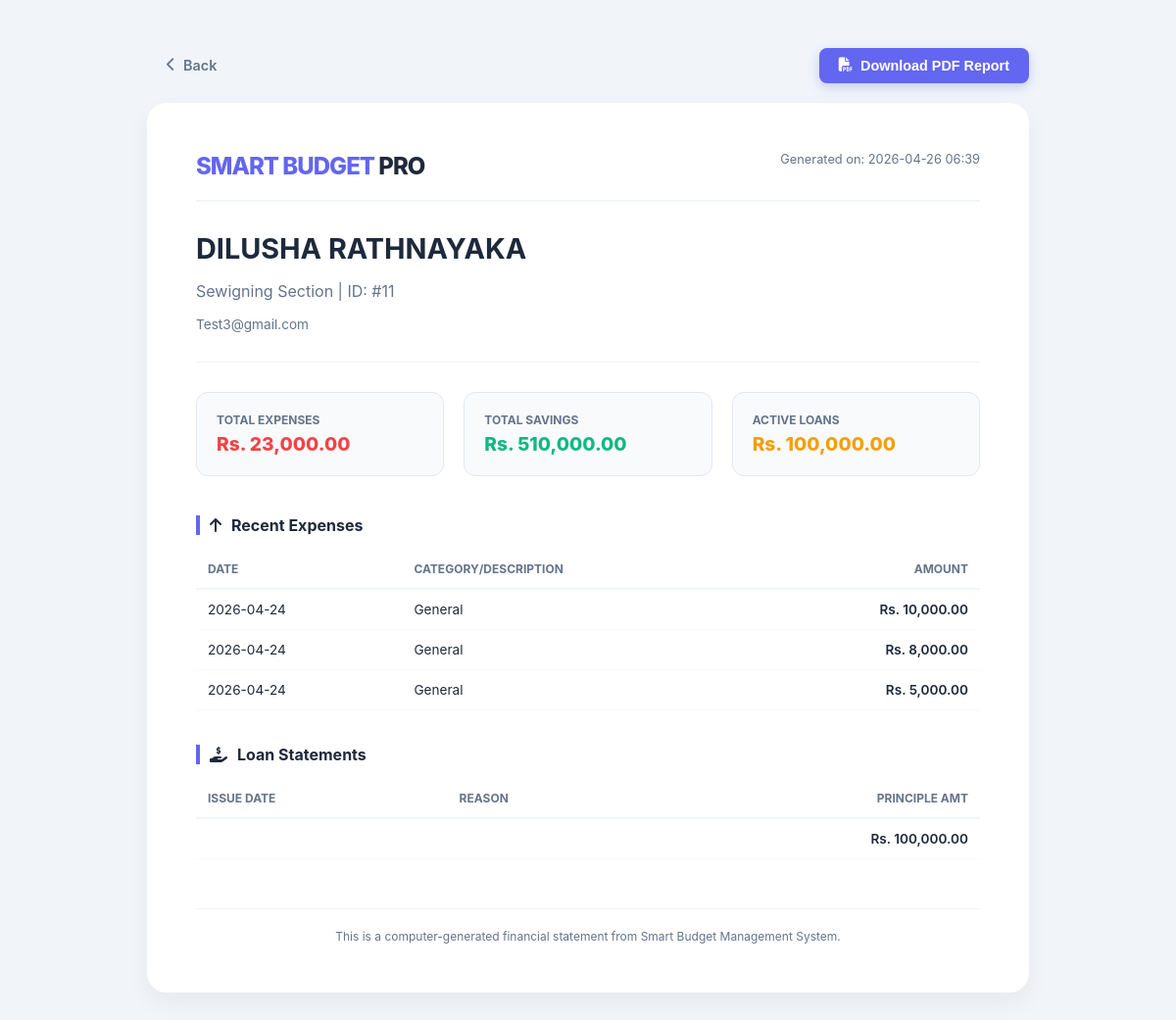
/view_user_details.php?id=11, run on the app's committed database.
### tables this page shows
CREATE TABLE `users` (
  `user_id` int NOT NULL,
  `full_name` varchar(100) NOT NULL,
  `email` varchar(150) NOT NULL,
  `nic` varchar(12) NOT NULL,
  `phone` varchar(15) DEFAULT NULL,
  `factory` varchar(100) DEFAULT NULL,
  `department` varchar(100) DEFAULT NULL,
  `role` enum('admin','supervisor','user') DEFAULT 'user',
  `lang` enum('en','si','ta') DEFAULT 'en',
  `password_hash` varchar(255) NOT NULL,
  `created_at` timestamp NULL DEFAULT CURRENT_TIMESTAMP,
  `profile_pic` varchar(255) DEFAULT 'default_avatar.png'
);

CREATE TABLE `expense_records` (
  `id` int NOT NULL,
  `user_id` int NOT NULL,
  `amount` decimal(10,2) NOT NULL,
  `category` varchar(100) DEFAULT NULL,
  `note` text,
  `type` enum('Fixed','Variable') DEFAULT 'Variable',
  `description` text,
  `date` date NOT NULL,
  `created_at` timestamp NULL DEFAULT CURRENT_TIMESTAMP
);

CREATE TABLE `loans` (
  `id` int NOT NULL,
  `user_id` int NOT NULL,
  `loan_source` varchar(100) NOT NULL,
  `total_amount` decimal(10,2) NOT NULL,
  `monthly_repayment` decimal(10,2) NOT NULL,
  `due_date` date NOT NULL,
  `payment_status` varchar(20) DEFAULT 'Pending',
  `status` enum('Active','Paid') DEFAULT 'Active',
  `created_at` timestamp NULL DEFAULT CURRENT_TIMESTAMP
);

### view_user_details.php (the view, shortened to what this page needs)
<?php
require_once 'config.php';
$user_id = mysqli_real_escape_string($conn, $_GET['id']);
$user_res = mysqli_query($conn, "SELECT * FROM users WHERE user_id = '$user_id'");
$user_data = mysqli_fetch_assoc($user_res);
$expenses = mysqli_query($conn, "SELECT * FROM expense_records WHERE user_id = '$user_id' ORDER BY date DESC");
$loans = mysqli_query($conn, "SELECT * FROM loans WHERE user_id = '$user_id' ORDER BY due_date DESC");
$total_ex = mysqli_fetch_assoc(mysqli_query($conn, "SELECT SUM(amount) as total FROM expense_records WHERE user_id = '$user_id'"))['total'] ?? 0;
$total_sv = mysqli_fetch_assoc(mysqli_query($conn, "SELECT SUM(amount) as total FROM savings WHERE user_id = '$user_id'"))['total'] ?? 0;
$total_ln = mysqli_fetch_assoc(mysqli_query($conn, "SELECT SUM(total_amount) as total FROM loans WHERE user_id = '$user_id'"))['total'] ?? 0;
?>
<!DOCTYPE html>
<html lang="en">
<head>
    <link rel="stylesheet" href="https://cdnjs.cloudflare.com/ajax/libs/font-awesome/6.4.0/css/all.min.css">
</head>
<body>
<div class="container">
    <div class="no-print-area">
        <a href="manage_employees.php" class="btn btn-back"><i class="fas fa-chevron-left"></i> Back</a>
        <button onclick="downloadPDF()" class="btn btn-pdf"><i class="fas fa-file-pdf"></i> Download PDF Report</button>
    </div>
    <div id="report-content">
        <div class="report-header">
            <div class="logo-text">SMART BUDGET <span style="color:var(--slate-800)">PRO</span></div>
            <div style="text-align: right; color: var(--slate-500); font-size: 0.8rem;">
                Generated on: <?php echo date('Y-m-d H:i'); ?>
            </div>
        </div>
        <div class="user-meta">
            <h1><?php echo strtoupper($user_data['full_name']); ?></h1>
            <p><?php echo $user_data['department']; ?> Section | ID: #<?php echo $user_data['user_id']; ?></p>
            <p style="font-size: 0.85rem;"><?php echo $user_data['email']; ?></p>
        </div>
        <hr style="border: 0; border-top: 1px solid #f1f5f9; margin: 30px 0;">
        <div class="summary-grid">
            <div class="summary-card">
                <label>Total Expenses</label>
                <div class="val" style="color: var(--danger);">Rs. <?php echo number_format($total_ex, 2); ?></div>
            </div>
            <div class="summary-card">
                <label>Total Savings</label>
                <div class="val" style="color: var(--success);">Rs. <?php echo number_format($total_sv, 2); ?></div>
            </div>
            <div class="summary-card">
                <label>Active Loans</label>
                <div class="val" style="color: var(--warning);">Rs. <?php echo number_format($total_ln, 2); ?></div>
            </div>
        </div>
        <div class="table-section">
            <h3><i class="fas fa-arrow-up"></i> Recent Expenses</h3>
            <table>
                <thead>
                    <tr><th>Date</th><th>Category/Description</th><th style="text-align:right">Amount</th></tr>
                </thead>
                <tbody>
                    <?php while($ex = mysqli_fetch_assoc($expenses)): ?>
                    <tr>
                        <td><?php echo $ex['date']; ?></td>
                        <td><?php echo $ex['description'] ?? 'General'; ?></td>
                        <td style="text-align:right; font-weight:600;">Rs. <?php echo number_format($ex['amount'], 2); ?></td>
                    </tr>
                    <?php endwhile; ?>
                </tbody>
            </table>
        </div>
        <div class="table-section">
            <h3><i class="fas fa-hand-holding-dollar"></i> Loan Statements</h3>
            <table>
                <thead>
                    <tr><th>Issue Date</th><th>Reason</th><th style="text-align:right">Principle Amt</th></tr>
                </thead>
                <tbody>
                    <?php while($ln = mysqli_fetch_assoc($loans)): ?>
                    <tr>
                        <td><?php echo $ln['loan_date']; ?></td>
                        <td><?php echo $ln['reason']; ?></td>
                        <td style="text-align:right; font-weight:600;">Rs. <?php echo number_format($ln['total_amount'], 2); ?></td>
                    </tr>
                    <?php endwhile; ?>
                </tbody>
            </table>
        </div>
        <div class="footer-note">
            This is a computer-generated financial statement from Smart Budget Management System.
        </div>
    </div>
</div>
</body>
</html>

### view_user_details.php (style rules this page uses)
:root { --primary: #6366f1; --success: #10b981; --danger: #ef4444; --warning: #f59e0b; --slate-800: #1e293b; --slate-500: #64748b; --bg: #f1f5f9; }
body { background: var(--bg); font-family: 'Inter', sans-serif; padding: 40px; color: var(--slate-800); }
.container { max-width: 900px; margin: 0 auto; }
.no-print-area { display: flex; justify-content: space-between; align-items: center; margin-bottom: 20px; }
.btn { padding: 10px 20px; border-radius: 8px; text-decoration: none; font-weight: 600; font-size: 0.9rem; cursor: pointer; border: none; transition: 0.3s; display: inline-flex; align-items: center; gap: 8px; }
.btn-back { background: transparent; color: var(--slate-500); }
.btn-pdf { background: var(--primary); color: white; box-shadow: 0 4px 12px rgba(99, 102, 241, 0.3); }
#report-content { background: white; padding: 50px; border-radius: 20px; box-shadow: 0 10px 25px rgba(0,0,0,0.05); }
.report-header { border-bottom: 2px solid #f1f5f9; padding-bottom: 20px; margin-bottom: 30px; display: flex; justify-content: space-between; }
.logo-text { font-size: 1.5rem; font-weight: 800; color: var(--primary); letter-spacing: -1px; }
.user-meta h1 { font-size: 1.8rem; margin-bottom: 5px; }
.user-meta p { color: var(--slate-500); }
.summary-grid { display: grid; grid-template-columns: repeat(3, 1fr); gap: 20px; margin-bottom: 40px; }
.summary-card { padding: 20px; border-radius: 12px; background: #f8fafc; border: 1px solid #e2e8f0; }
.summary-card label { display: block; font-size: 0.75rem; text-transform: uppercase; color: var(--slate-500); font-weight: 700; margin-bottom: 5px; }
.summary-card .val { font-size: 1.2rem; font-weight: 800; }
.table-section { margin-bottom: 35px; }
.table-section h3 { font-size: 1rem; margin-bottom: 15px; display: flex; align-items: center; gap: 10px; border-left: 4px solid var(--primary); padding-left: 10px; }
table { width: 100%; border-collapse: collapse; margin-top: 10px; }
th { text-align: left; padding: 12px; border-bottom: 2px solid #f1f5f9; color: var(--slate-500); font-size: 0.75rem; text-transform: uppercase; }
td { padding: 12px; border-bottom: 1px solid #f8fafc; font-size: 0.85rem; }
.footer-note { margin-top: 50px; padding-top: 20px; border-top: 1px solid #f1f5f9; text-align: center; font-size: 0.75rem; color: var(--slate-500); }

### data on the page
users: full_name "DILUSHA RATHNAYAKA", department "Sewigning", user_id "11", email "Test3@gmail.com"
expense_records: date "2026-04-24", description "General", amount "10,000.00"
expense_records: date "2026-04-24", description "General", amount "8,000.00"
expense_records: date "2026-04-24", description "General", amount "5,000.00"
loans: total_amount "100,000.00"

### other printed values
$total_ex "23,000.00"
$total_sv "510,000.00"
$total_ln "100,000.00"
